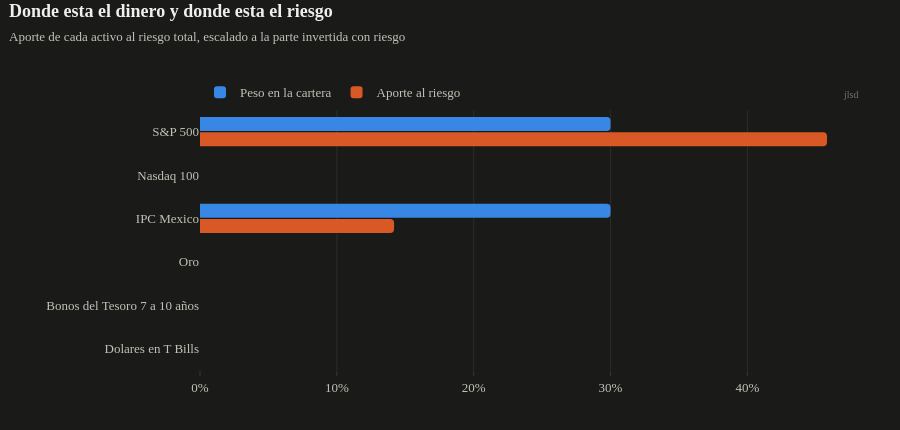
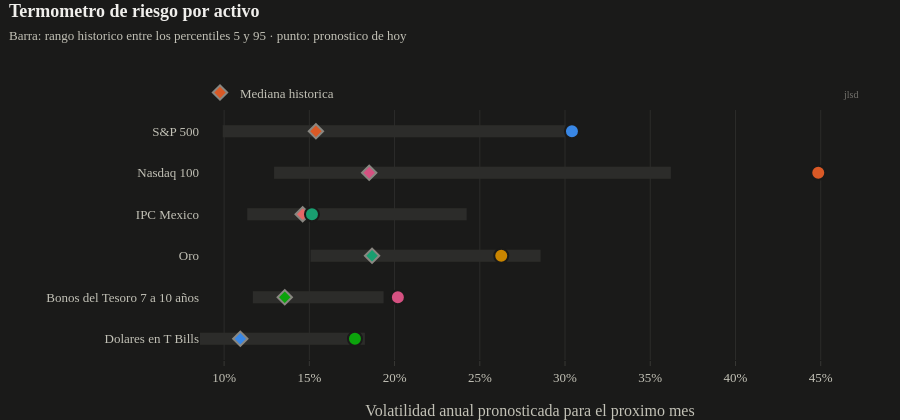
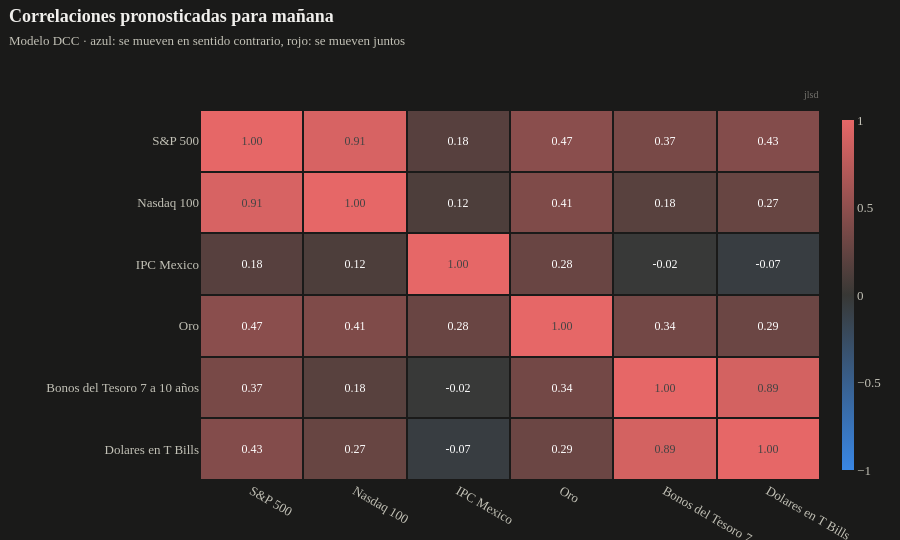

The notebook cell these images were saved under, in order:
### Code cell
# riesgo por activo
Sw = S21h @ wr
contrib = wr * Sw / (wr @ Sw) if wr.sum() > 0 else np.zeros(N)
nombres = [ACTIVOS[k]["nombre"] for k in RIESGOSOS]
fig = go.Figure()
fig.add_bar(y=nombres, x=wr, name="Peso en la cartera", orientation="h", marker=dict(color=T["serie"][0], cornerradius=4),
            hovertemplate="%{x:.1%}<extra>Peso</extra>")
fig.add_bar(y=nombres, x=contrib * wr.sum(), name="Aporte al riesgo", orientation="h", marker=dict(color=T["serie"][1], cornerradius=4),
            hovertemplate="%{x:.1%}<extra>Aporte al riesgo</extra>")
fig.update_xaxes(tickformat=".0%", showgrid=True, gridcolor=T["rejilla"])
fig.update_yaxes(autorange="reversed", showgrid=False)
fig.update_layout(barmode="group", bargap=0.3, bargroupgap=0.08, height=430, margin=dict(l=200))
titulo(fig, "Donde esta el dinero y donde esta el riesgo", "Aporte de cada activo al riesgo total, escalado a la parte invertida con riesgo")
mostrar(fig, "riesgoporactivo")

volhist = pd.DataFrame(np.sqrt(S21[k0 - 1:] * 12) / 100, index=FECHAS[k0 - 1:], columns=RIESGOSOS)
fig = go.Figure()
for i, k in enumerate(RIESGOSOS):
    s = volhist[k]
    p05, p50, p95, hoy = s.quantile(0.05), s.median(), s.quantile(0.95), s.iloc[-1]
    fig.add_scatter(x=[p05, p95], y=[nombres[i]] * 2, mode="lines", line=dict(color=T["rejilla"], width=12), showlegend=False, hoverinfo="skip")
    fig.add_scatter(x=[p50], y=[nombres[i]], mode="markers", marker=dict(symbol="diamond", size=11, line=dict(color=T["mudo"], width=2)),
                    showlegend=i == 0, name="Mediana historica", hovertemplate="Mediana %{x:.1%}<extra></extra>")
    fig.add_scatter(x=[hoy], y=[nombres[i]], mode="markers", marker=dict(size=14, color=COLORACT[k], line=dict(color=T["sup"], width=2)),
                    showlegend=False, hovertemplate=f"Hoy %{{x:.1%}} · percentil {(s < hoy).mean():.0%}<extra>{nombres[i]}</extra>")
fig.update_xaxes(tickformat=".0%", showgrid=True, gridcolor=T["rejilla"], title="Volatilidad anual pronosticada para el proximo mes")
fig.update_yaxes(autorange="reversed", showgrid=False)
fig.update_layout(height=420, margin=dict(l=200))
titulo(fig, "Termometro de riesgo por activo", "Barra: rango historico entre los percentiles 5 y 95 · punto: pronostico de hoy")
mostrar(fig, "termometro")

rho = pd.DataFrame(RC[o], index=nombres, columns=nombres)
fig = go.Figure(go.Heatmap(z=rho.values, x=nombres, y=nombres, zmin=-1, zmax=1, colorscale=[[0, T["div"][0]], [0.5, T["div"][1]], [1, T["div"][2]]],
                           text=np.round(rho.values, 2), texttemplate="%{text:.2f}", textfont=dict(size=12),
                           xgap=2, ygap=2, hovertemplate="%{y} · %{x}: %{z:.2f}<extra></extra>", colorbar=dict(thickness=12, outlinewidth=0)))
fig.update_yaxes(autorange="reversed", showgrid=False)
fig.update_xaxes(showgrid=False, ticks="")
fig.update_layout(height=540, margin=dict(l=200))
titulo(fig, "Correlaciones pronosticadas para mañana", "Modelo DCC · azul: se mueven en sentido contrario, rojo: se mueven juntos")
mostrar(fig, "correlaciones")

### Figure 1 — Plotly figure (JSON) as saved in the notebook; plotly's stock layout.template omitted (floating-point values rounded to 4 significant figures)
{"data": [{"hovertemplate": "%{x:.1%}<extra>Peso</extra>", "marker": {"color": "#3987e5", "cornerradius": 4}, "name": "Peso en la cartera", "orientation": "h", "type": "bar", "x": [0.3, 0.0, 0.3, 0.0, 0.0, 0.0], "y": ["S&P 500", "Nasdaq 100", "IPC Mexico", "Oro", "Bonos del Tesoro 7 a 10 años", "Dolares en T Bills"]}, {"hovertemplate": "%{x:.1%}<extra>Aporte al riesgo</extra>", "marker": {"color": "#d95926", "cornerradius": 4}, "name": "Aporte al riesgo", "orientation": "h", "type": "bar", "x": [0.4582, 0.0, 0.1418, 0.0, 0.0, 0.0], "y": ["S&P 500", "Nasdaq 100", "IPC Mexico", "Oro", "Bonos del Tesoro 7 a 10 años", "Dolares en T Bills"]}], "layout": {"annotations": [{"font": {"color": "#898781", "size": 10}, "opacity": 0.8, "showarrow": false, "text": "jlsd", "x": 1, "xanchor": "right", "xref": "paper", "y": 1, "yanchor": "bottom", "yref": "paper", "yshift": 8}], "bargap": 0.3, "bargroupgap": 0.08, "barmode": "group", "height": 430, "margin": {"l": 200}, "title": {"text": "<b>Donde esta el dinero y donde esta el riesgo</b><br><span style='font-size:13px;color:#c3c2b7'>Aporte de cada activo al riesgo total, escalado a la parte invertida con riesgo</span>"}, "xaxis": {"gridcolor": "#2c2c2a", "showgrid": true, "tickformat": ".0%"}, "yaxis": {"autorange": "reversed", "showgrid": false}}}

### Figure 2 — Plotly figure (JSON) as saved in the notebook; plotly's stock layout.template omitted (floating-point values rounded to 4 significant figures)
{"data": [{"hoverinfo": "skip", "line": {"color": "#2c2c2a", "width": 12}, "mode": "lines", "showlegend": false, "type": "scatter", "x": [0.09919, 0.3001], "y": ["S&P 500", "S&P 500"]}, {"hovertemplate": "Mediana %{x:.1%}<extra></extra>", "marker": {"line": {"color": "#898781", "width": 2}, "size": 11, "symbol": "diamond"}, "mode": "markers", "name": "Mediana historica", "showlegend": true, "type": "scatter", "x": [0.1539], "y": ["S&P 500"]}, {"hovertemplate": "Hoy %{x:.1%} · percentil 95%<extra>S&P 500</extra>", "marker": {"color": "#3987e5", "line": {"color": "#1a1a19", "width": 2}, "size": 14}, "mode": "markers", "showlegend": false, "type": "scatter", "x": [0.3041], "y": ["S&P 500"]}, {"hoverinfo": "skip", "line": {"color": "#2c2c2a", "width": 12}, "mode": "lines", "showlegend": false, "type": "scatter", "x": [0.1293, 0.3621], "y": ["Nasdaq 100", "Nasdaq 100"]}, {"hovertemplate": "Mediana %{x:.1%}<extra></extra>", "marker": {"line": {"color": "#898781", "width": 2}, "size": 11, "symbol": "diamond"}, "mode": "markers", "name": "Mediana historica", "showlegend": false, "type": "scatter", "x": [0.1851], "y": ["Nasdaq 100"]}, {"hovertemplate": "Hoy %{x:.1%} · percentil 98%<extra>Nasdaq 100</extra>", "marker": {"color": "#d95926", "line": {"color": "#1a1a19", "width": 2}, "size": 14}, "mode": "markers", "showlegend": false, "type": "scatter", "x": [0.4485], "y": ["Nasdaq 100"]}, {"hoverinfo": "skip", "line": {"color": "#2c2c2a", "width": 12}, "mode": "lines", "showlegend": false, "type": "scatter", "x": [0.1136, 0.2423], "y": ["IPC Mexico", "IPC Mexico"]}, {"hovertemplate": "Mediana %{x:.1%}<extra></extra>", "marker": {"line": {"color": "#898781", "width": 2}, "size": 11, "symbol": "diamond"}, "mode": "markers", "name": "Mediana historica", "showlegend": false, "type": "scatter", "x": [0.1461], "y": ["IPC Mexico"]}, {"hovertemplate": "Hoy %{x:.1%} · percentil 57%<extra>IPC Mexico</extra>", "marker": {"color": "#199e70", "line": {"color": "#1a1a19", "width": 2}, "size": 14}, "mode": "markers", "showlegend": false, "type": "scatter", "x": [0.1515], "y": ["IPC Mexico"]}, {"hoverinfo": "skip", "line": {"color": "#2c2c2a", "width": 12}, "mode": "lines", "showlegend": false, "type": "scatter", "x": [0.1507, 0.2857], "y": ["Oro", "Oro"]}, {"hovertemplate": "Mediana %{x:.1%}<extra></extra>", "marker": {"line": {"color": "#898781", "width": 2}, "size": 11, "symbol": "diamond"}, "mode": "markers", "name": "Mediana historica", "showlegend": false, "type": "scatter", "x": [0.1868], "y": ["Oro"]}, {"hovertemplate": "Hoy %{x:.1%} · percentil 92%<extra>Oro</extra>", "marker": {"color": "#c98500", "line": {"color": "#1a1a19", "width": 2}, "size": 14}, "mode": "markers", "showlegend": false, "type": "scatter", "x": [0.2626], "y": ["Oro"]}, {"hoverinfo": "skip", "line": {"color": "#2c2c2a", "width": 12}, "mode": "lines", "showlegend": false, "type": "scatter", "x": [0.1169, 0.1936], "y": ["Bonos del Tesoro 7 a 10 años", "Bonos del Tesoro 7 a 10 años"]}, {"hovertemplate": "Mediana %{x:.1%}<extra></extra>", "marker": {"line": {"color": "#898781", "width": 2}, "size": 11, "symbol": "diamond"}, "mode": "markers", "name": "Mediana historica", "showlegend": false, "type": "scatter", "x": [0.1356], "y": ["Bonos del Tesoro 7 a 10 años"]}, {"hovertemplate": "Hoy %{x:.1%} · percentil 96%<extra>Bonos del Tesoro 7 a 10 años</extra>", "marker": {"color": "#d55181", "line": {"color": "#1a1a19", "width": 2}, "size": 14}, "mode": "markers", "showlegend": false, "type": "scatter", "x": [0.2019], "y": ["Bonos del Tesoro 7 a 10 años"]}, {"hoverinfo": "skip", "line": {"color": "#2c2c2a", "width": 12}, "mode": "lines", "showlegend": false, "type": "scatter", "x": [0.08586, 0.1826], "y": ["Dolares en T Bills", "Dolares en T Bills"]}, {"hovertemplate": "Mediana %{x:.1%}<extra></extra>", "marker": {"line": {"color": "#898781", "width": 2}, "size": 11, "symbol": "diamond"}, "mode": "markers", "name": "Mediana historica", "showlegend": false, "type": "scatter", "x": [0.1095], "y": ["Dolares en T Bills"]}, {"hovertemplate": "Hoy %{x:.1%} · percentil 94%<extra>Dolares en T Bills</extra>", "marker": {"color": "#0ca30c", "line": {"color": "#1a1a19", "width": 2}, "size": 14}, "mode": "markers", "showlegend": false, "type": "scatter", "x": [0.1768], "y": ["Dolares en T Bills"]}], "layout": {"annotations": [{"font": {"color": "#898781", "size": 10}, "opacity": 0.8, "showarrow": false, "text": "jlsd", "x": 1, "xanchor": "right", "xref": "paper", "y": 1, "yanchor": "bottom", "yref": "paper", "yshift": 8}], "height": 420, "margin": {"l": 200}, "title": {"text": "<b>Termometro de riesgo por activo</b><br><span style='font-size:13px;color:#c3c2b7'>Barra: rango historico entre los percentiles 5 y 95 · punto: pronostico de hoy</span>"}, "xaxis": {"gridcolor": "#2c2c2a", "showgrid": true, "tickformat": ".0%", "title": {"text": "Volatilidad anual pronosticada para el proximo mes"}}, "yaxis": {"autorange": "reversed", "showgrid": false}}}

### Figure 3 — Plotly figure (JSON) as saved in the notebook; plotly's stock layout.template omitted (floating-point values rounded to 4 significant figures)
{"data": [{"colorbar": {"outlinewidth": 0, "thickness": 12}, "colorscale": [[0, "#3987e5"], [0.5, "#383835"], [1, "#e66767"]], "hovertemplate": "%{y} · %{x}: %{z:.2f}<extra></extra>", "text": [[1.0, 0.91, 0.18, 0.47, 0.37, 0.43], [0.91, 1.0, 0.12, 0.41, 0.18, 0.27], [0.18, 0.12, 1.0, 0.28, -0.02, -0.07], [0.47, 0.41, 0.28, 1.0, 0.34, 0.29], [0.37, 0.18, -0.02, 0.34, 1.0, 0.89], [0.43, 0.27, -0.07, 0.29, 0.89, 1.0]], "textfont": {"size": 12}, "texttemplate": "%{text:.2f}", "type": "heatmap", "x": ["S&P 500", "Nasdaq 100", "IPC Mexico", "Oro", "Bonos del Tesoro 7 a 10 años", "Dolares en T Bills"], "xgap": 2, "y": ["S&P 500", "Nasdaq 100", "IPC Mexico", "Oro", "Bonos del Tesoro 7 a 10 años", "Dolares en T Bills"], "ygap": 2, "z": [[1.0, 0.912, 0.1777, 0.4714, 0.3667, 0.4336], [0.912, 1.0, 0.121, 0.4094, 0.1841, 0.2677], [0.1777, 0.121, 1.0, 0.2791, -0.01598, -0.06848], [0.4714, 0.4094, 0.2791, 1.0, 0.3412, 0.2947], [0.3667, 0.1841, -0.01598, 0.3412, 1.0, 0.8897], [0.4336, 0.2677, -0.06848, 0.2947, 0.8897, 1.0]], "zmax": 1, "zmin": -1}], "layout": {"annotations": [{"font": {"color": "#898781", "size": 10}, "opacity": 0.8, "showarrow": false, "text": "jlsd", "x": 1, "xanchor": "right", "xref": "paper", "y": 1, "yanchor": "bottom", "yref": "paper", "yshift": 8}], "height": 540, "margin": {"l": 200}, "title": {"text": "<b>Correlaciones pronosticadas para mañana</b><br><span style='font-size:13px;color:#c3c2b7'>Modelo DCC · azul: se mueven en sentido contrario, rojo: se mueven juntos</span>"}, "xaxis": {"showgrid": false, "ticks": ""}, "yaxis": {"autorange": "reversed", "showgrid": false}}}
